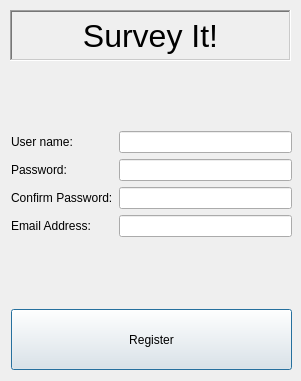
<?xml version="1.0" encoding="UTF-8"?>
<ui version="4.0">
 <class>Register</class>
 <widget class="QDialog" name="Register">
  <property name="geometry">
   <rect>
    <x>0</x>
    <y>0</y>
    <width>301</width>
    <height>381</height>
   </rect>
  </property>
  <property name="windowTitle">
   <string>Register</string>
  </property>
  <widget class="QWidget" name="layoutWidget">
   <property name="geometry">
    <rect>
     <x>11</x>
     <y>69</y>
     <width>281</width>
     <height>231</height>
    </rect>
   </property>
   <layout class="QFormLayout" name="formLayout">
    <property name="topMargin">
     <number>62</number>
    </property>
    <item row="0" column="0">
     <widget class="QLabel" name="label">
      <property name="text">
       <string>User name:</string>
      </property>
     </widget>
    </item>
    <item row="0" column="1">
     <widget class="QLineEdit" name="un"/>
    </item>
    <item row="1" column="0">
     <widget class="QLabel" name="label_2">
      <property name="text">
       <string>Password:</string>
      </property>
     </widget>
    </item>
    <item row="1" column="1">
     <widget class="QLineEdit" name="pass"/>
    </item>
    <item row="2" column="0">
     <widget class="QLabel" name="label_3">
      <property name="text">
       <string>Confirm Password:</string>
      </property>
     </widget>
    </item>
    <item row="2" column="1">
     <widget class="QLineEdit" name="cpass"/>
    </item>
    <item row="3" column="0">
     <widget class="QLabel" name="label_4">
      <property name="text">
       <string>Email Address:</string>
      </property>
     </widget>
    </item>
    <item row="3" column="1">
     <widget class="QLineEdit" name="email"/>
    </item>
   </layout>
  </widget>
  <widget class="QPushButton" name="reg">
   <property name="geometry">
    <rect>
     <x>11</x>
     <y>309</y>
     <width>281</width>
     <height>61</height>
    </rect>
   </property>
   <property name="text">
    <string>Register</string>
   </property>
  </widget>
  <widget class="QLabel" name="label_5">
   <property name="geometry">
    <rect>
     <x>10</x>
     <y>10</y>
     <width>281</width>
     <height>51</height>
    </rect>
   </property>
   <property name="font">
    <font>
     <pointsize>24</pointsize>
    </font>
   </property>
   <property name="frameShape">
    <enum>QFrame::WinPanel</enum>
   </property>
   <property name="frameShadow">
    <enum>QFrame::Sunken</enum>
   </property>
   <property name="lineWidth">
    <number>1</number>
   </property>
   <property name="midLineWidth">
    <number>1</number>
   </property>
   <property name="text">
    <string>Survey It!</string>
   </property>
   <property name="alignment">
    <set>Qt::AlignCenter</set>
   </property>
  </widget>
 </widget>
 <resources/>
 <connections/>
</ui>
